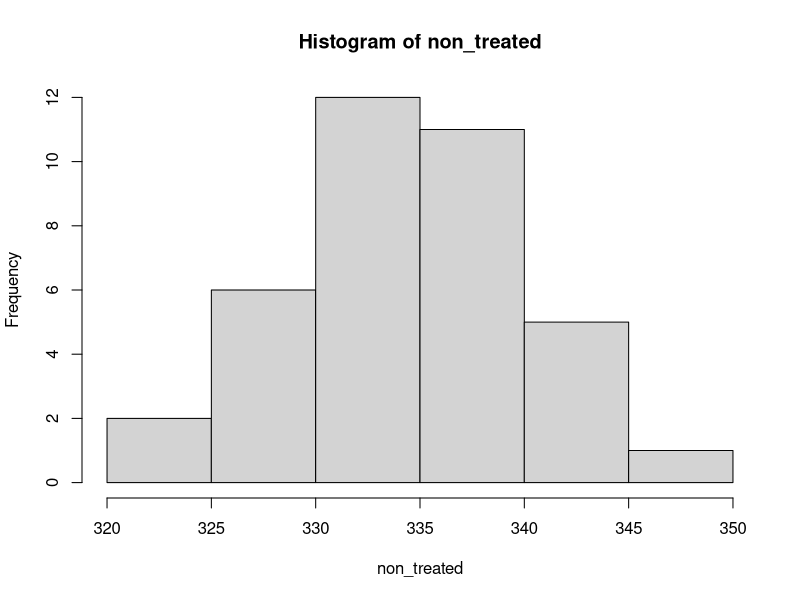
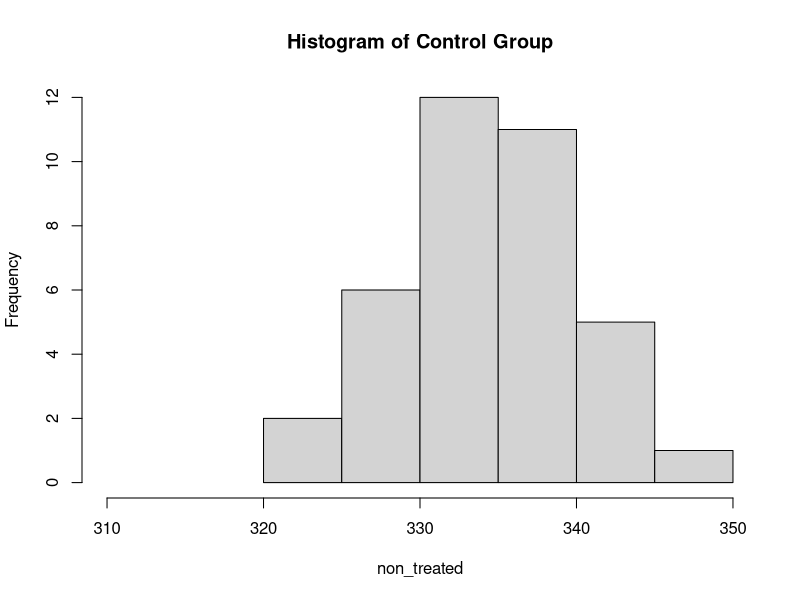
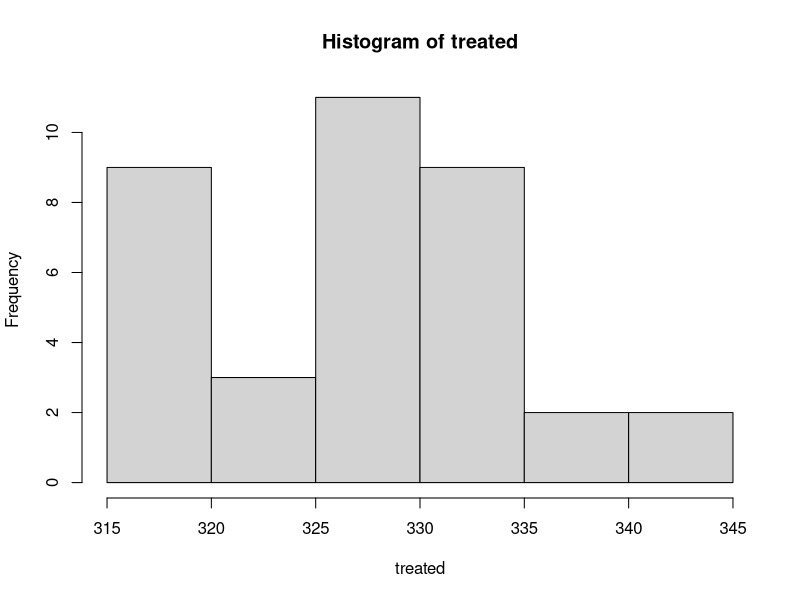
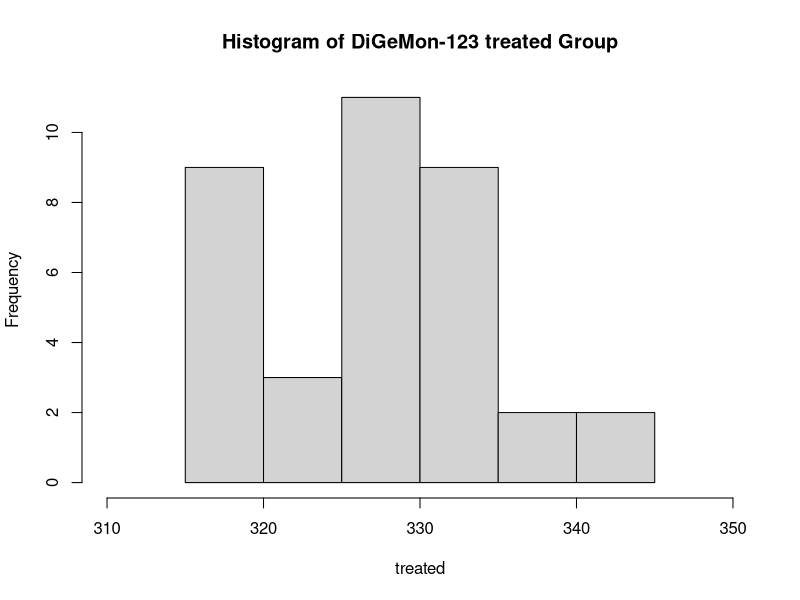
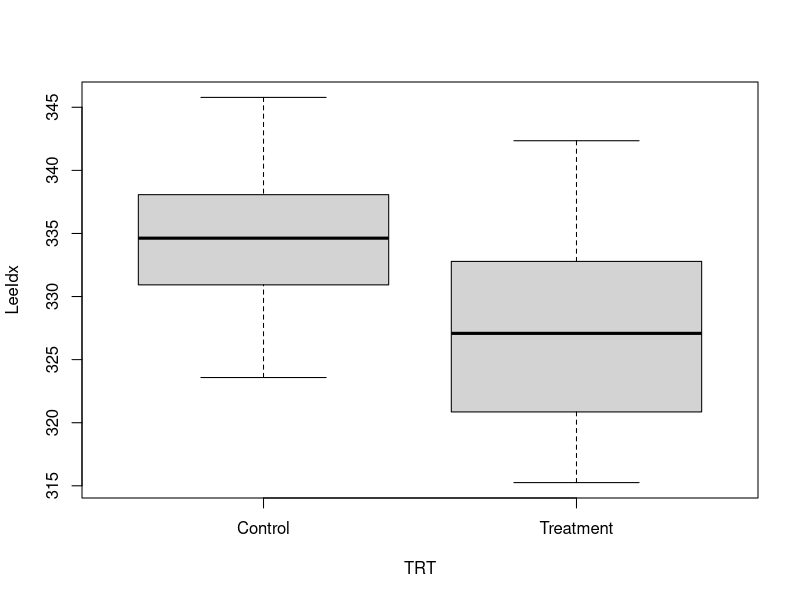
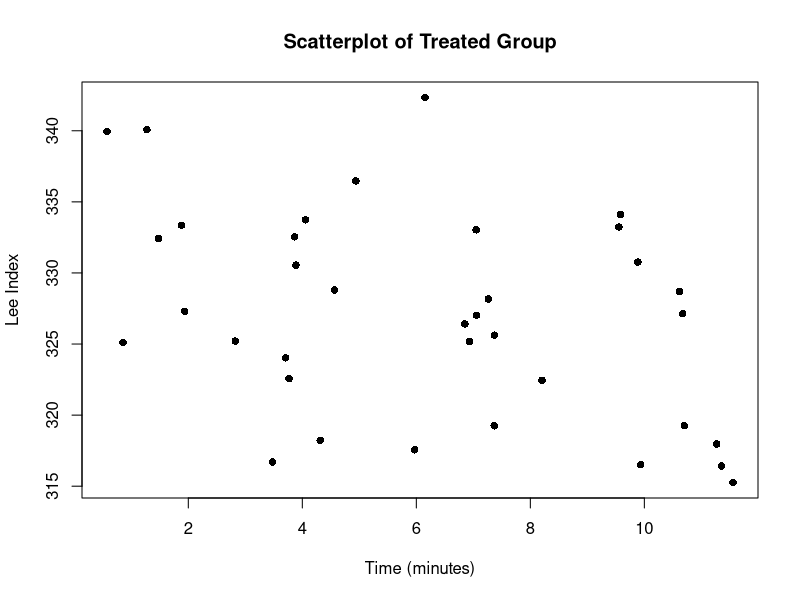
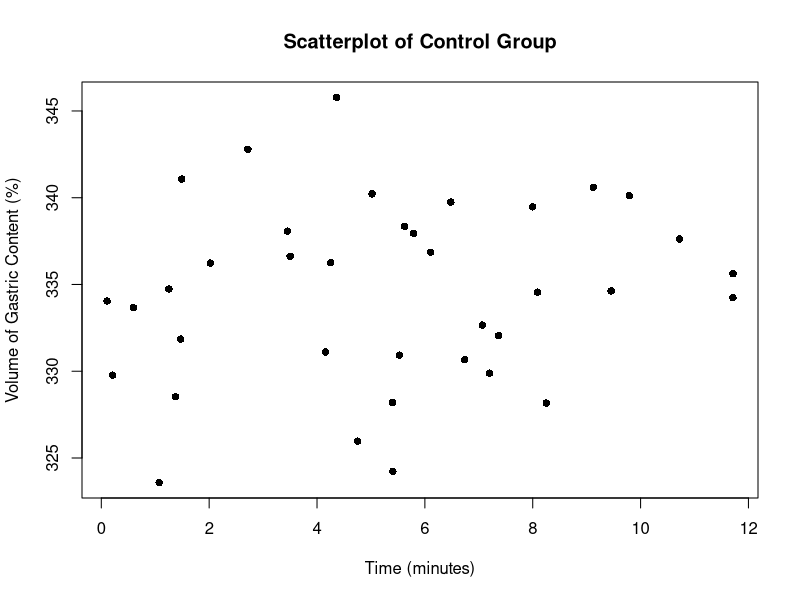
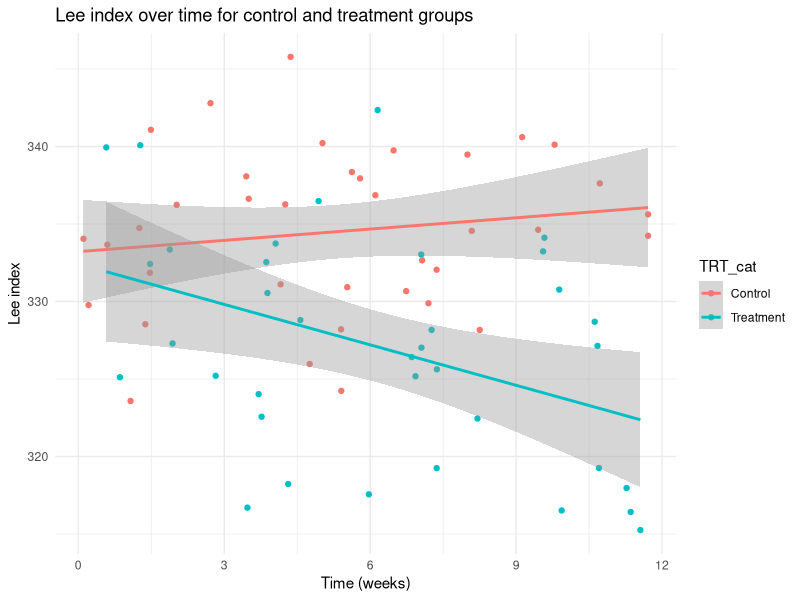

Write R code to recreate these figures, in order.
library(ggplot2)
library(lmtest)

data <- read.csv("data/Data_T4.csv")

# ------------------- Visualise data -------------------------------------------
# Number of treated vs control
table(data$TRT)


# Histograms
non_treated = data$LeeIdx[data$TRT == 0]
plot(hist(non_treated), xlim = c(310,350), main = "Histogram of Control Group")

treated = data$LeeIdx[data$TRT == 1]
plot(hist(treated), xlim = c(310,350), main = "Histogram of DiGeMon-123 treated Group")


# Boxplot
boxplot(LeeIdx ~ TRT, data = data, names = c("Control", "Treatment"))


# Scatterplot + correlation for treated group
treated_all = data[data$TRT == 1, c("LeeIdx", "Time")]
plot(treated_all$Time, treated_all$LeeIdx, main = "Scatterplot of Treated Group", pch = 16, xlab = "Time (minutes)", ylab = "Lee Index")
cor(treated_all$Time, treated_all$LeeIdx) # Weak negative correlation -0.4129381

# Scatterplot + correlation for control group
non_treated_all = data[data$TRT == 0, c("LeeIdx", "Time")]
plot(non_treated_all$Time, non_treated_all$LeeIdx, main = "Scatterplot of Control Group", pch = 16, xlab = "Time (minutes)", ylab = "Volume of Gastric Content (%)")
cor(non_treated_all$Time, non_treated_all$LeeIdx)


# ggplot showing LeeIdx vs Time for both groups
# Treat data as categorical instead of numerical for ggplot
data$TRT_cat <- data$TRT
data$TRT_cat <- factor(data$TRT, levels = c(0,1), labels = c("Control", "Treatment"))

ggplot(data, aes(x = Time, y = LeeIdx, color = TRT_cat)) + 
  geom_point() +
  geom_smooth(method = "lm") +
  labs(title = "Lee index over time for control and treatment groups", 
       x = "Time (weeks)", y = "Lee index") + 
  theme_minimal()


# --------------------- Linear regression --------------------------------------
# Fit linear regression model with interaction between treatment and time
model <- lm(LeeIdx ~ TRT * Time, data = data)
summary(model)
plot(model)

# p-value for TRTTreatment:Time is 0.012 - Lee index decreases faster for treated rats than control

# Check for heteroscedasticity (also visualised through plot 1 and 3 from plot(model))
bptest(model) # p-value = 0.2644: homoscedasticity - good!

# Check if residuals are normally distributed (also visualised through plot 2 from plot(model))
shapiro.test(resid(model)) # p-value = 0.9098: residuals are normal - good!

# Check for independence of errors
dwtest(model) # p-value = 0.6167: residuals are not correlated - good!


# Present and discuss your findings. 
#- Significant TRT effect → DiGeMon-123 alters Lee index regardless of time.
#- Significant Time effect → Lee index changes over time.
#- Significant TRT:Time interaction → Treatment modifies the rate of change in Lee index over time.

#- Intercept (333.22): This is the estimated Lee index at Time = 0 for the control group (TRT = 0). It serves as the baseline.
#- TRT (-0.79, p = 0.782): The main effect of treatment is not statistically significant. At Time = 0, treated rats do not differ significantly in Lee index from controls.
#- Time (0.24, p = 0.433): Time alone does not significantly affect Lee index in the control group. There's no strong evidence that Lee index changes over time without treatment.
#- TRT:Time (-1.11, p = 0.012): This is the key finding. The interaction between treatment and time is statistically significant. It suggests that Lee index decreases over time in the treated group, at a rate of approximately 1.11 units per week more than the control group.
